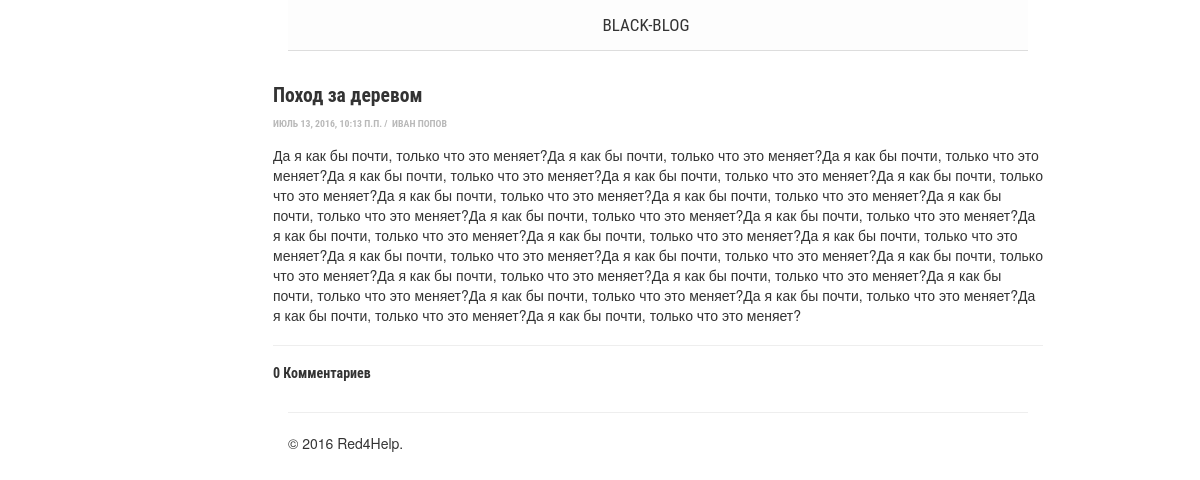
The app's page /publication/6/, older data.
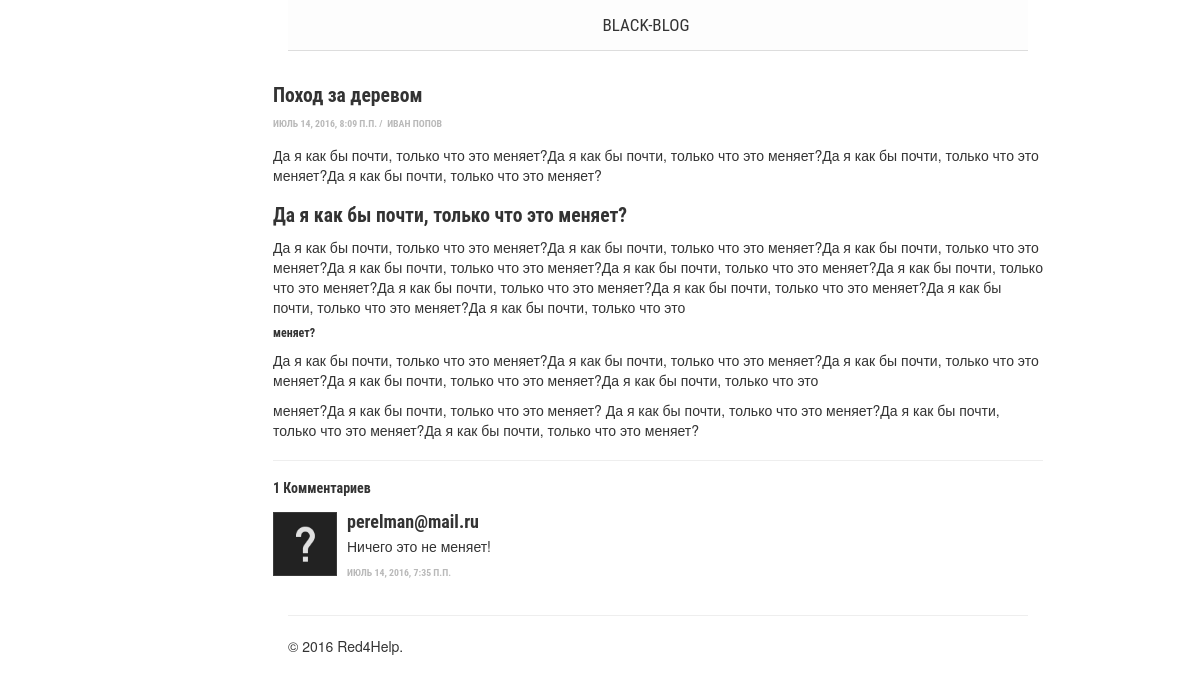
The same page, newer data.
### multiblog/models.py (models this page shows, shortened)
class Publication(models.Model):
	title = models.CharField(max_length=200, verbose_name='Имя')
	abstract = models.TextField(max_length=600, verbose_name='Краткое содержание')
	full_text = models.TextField(verbose_name='Полное описание')
	time = models.DateTimeField(verbose_name='Дата публикации')
	author = models.ForeignKey('Blogger', on_delete=models.CASCADE, verbose_name='Автор')
	class Meta:
		verbose_name = u'Публикация'
		verbose_name_plural = u'Публикации'

class Blogger(AbstractBaseUser):
	email = models.EmailField(verbose_name='Email', unique=True, max_length=250)
	name = models.CharField(max_length=100, verbose_name='Имя', blank=False)
	surname = models.CharField(max_length=100, verbose_name='Фамилия', blank=False)
	phone = models.CharField(max_length=20, verbose_name='Телефон', blank=False)
	skype = models.CharField(max_length=20, verbose_name='Skype', blank=False)
	avatar = models.ImageField(upload_to=u'./media/img/', verbose_name='Аватар', blank=False, default='./media/img/ava-default.png')
	is_active = models.BooleanField(default=True)
	is_admin = models.BooleanField(default=False)
	objects = BloggerManager()
	USERNAME_FIELD = 'email'
	def img_avatar(self):
		if self.avatar:
			return '<img src="%s" width="100"/>' % self.avatar.url
		else:
			return '(none)'
	img_avatar.short_description = 'Аватар'
	img_avatar.allow_tags = True
	class Meta:
		verbose_name = u'Блоггер'
		verbose_name_plural = u'Блоггеры'
	def __str__(self):
		if self.name or self.surname:
			return self.name + " " + self.surname
		else:
			return self.email

class Comments(models.Model):
	text = models.TextField(verbose_name='Текст')
	time = models.DateTimeField(verbose_name='Дата публикации')
	author = models.ForeignKey('Blogger', on_delete=models.CASCADE, verbose_name='Автор')
	publication = models.ForeignKey('Publication', on_delete=models.CASCADE, verbose_name='Публикация')
	class Meta:
		verbose_name = u'Комментарий'
		verbose_name_plural = u'Комментарии'

### multiblog/views.py (the view)
# urls.py: url(r'^publication/(?P<pk>[0-9]+)/$', views.full_publication, name='full'),
def full_publication(request, pk):
	post = get_object_or_404(Publication, pk=pk)
	comments = Comments.objects.filter(publication=pk).order_by('-time')
	if request.method == "POST":
		form = CommentsAddForm(request.POST)
		if form.is_valid():
			comment = form.save(commit=False)
			comment.text = form.cleaned_data['text']
			comment.author = auth.get_user(request)
			comment.time = datetime.datetime.now()
			comment.publication = post
			comment.save()
			return HttpResponseRedirect(request.path)
	else:
		form = CommentsAddForm()
	return render(request, 'multiblog/full.html', {'post':post, 'comments':comments, 'form':form})

### multiblog/templatetags/multiblog_tags.py (called while the page is built)
@register.inclusion_tag('multiblog/footer.html')
def footer():
	return {'year':datetime.datetime.now().year}

@register.inclusion_tag('multiblog/header.html')
def header():
	return {}

### multiblog/templates/multiblog/full.html (shortened to what this page needs)
{% extends 'multiblog/base.html'%}
{% block content %}
    <header class="main-header sub-content-wrapper">
        <nav class="nav-main center-wrapper">
            <a class="nav-main" href="{% url 'main' %}">Black-Blog</a>
        </nav>
    </header>
  	<main class="sub-content-wrapper">
		<div class="row featurette">
			<h2 class="text-left">{{ post.title }}</h2>
			<p class="post-meta"><time datetime="{{ post.time }}">{{ post.time }}</time>&nbsp;/&nbsp;
				<span item="author"><a href="{% url 'my_profile' pk=post.author.id %}">{{ post.author }}</a></span>
			</p>
            {% autoescape off %}
			<div class="text-left">{{ post.full_text }}</div>
            {% endautoescape %}
			<hr class="featurette-divider">
        	<h5 class="muted">{{ comments.count }} Комментариев</h5>
            {% for c in comments %}
      		    <div class="media">
  				    <a class="pull-left" href="#"><img class="media-object" src="{{ c.author.avatar.url }}" width="64" height="64"></a>
                    <div class="media-body">
    				    <h4 class="media-heading"><a href="{% url 'my_profile' pk=c.author.id %}">{{ c.author }}</a></h4>
					    <p>{{ c.text }}</p>
                        <p class="post-meta"><time datetime="{{ c.time }}">{{ c.time }}</time></p>
  				    </div>
			    </div>
          {% endfor %}
        </div>
{% endblock content %}

### multiblog/templates/multiblog/base.html
{% load multiblog_tags %}
{% header %}
{% block content %}
{% endblock %}
{% footer %}

### multiblog/templates/multiblog/header.html (shortened to what this page needs)
<!DOCTYPE html>
<html lang="en">
  <head>
    {% load staticfiles %}
    <link href="{% static 'css/bootstrap/bootstrap.min.css' %}" rel="stylesheet">
    <link href="{% static 'css/style.css' %}" rel="stylesheet">
  </head>
  <body>

### multiblog/templates/multiblog/footer.html (shortened to what this page needs)
<hr class="featurette-divider">
        <footer>
            <p>&copy; {{ year }} Red4Help.</p>
        </footer>
	</main>
    {% load staticfiles %}
  </body>
</html>

### multiblog/static/css/style.css (style rules this page uses)
body { overflow-x: hidden; }
.post-meta { padding-bottom: .5em; text-transform: uppercase; color: #b9b9b9; font-size: 70%; font-weight: 700; font-family: 'Roboto Condensed',sans-serif; }
.post-meta a { color: #b9b9b9; font-family: 'Roboto Condensed',sans-serif; }
main { padding-top: 1em; }
a { background: 0 0; color: #333; }
h1 a:focus, h1 a:hover, h1 a:link, h1 a:visited, h2 a:focus, h2 a:hover, h2 a:link, h2 a:visited, h3 a:focus, h3 a:hover, h3 a:link, h3 a:visited, h4 a:focus, h4 a:hover, h4 a:link, h4 a:visited, h5 a:focus, h5 a:hover, h5 a:link, h5 a:visited, h6 a:focus, h6 a:hover, h6 a:link, h6 a:visited { color: #333; text-decoration: none; }
h2 { font-size: 1.8em; }
h2 { font-size: 1.4em; }
h1, h2, h3, h4, h5, h6 { font-family: 'Roboto Condensed',sans-serif; font-weight: 700; }
.nav-main a { font-size: 17px; display: block; padding-right: 2em; margin: 0; }
.nav-main a { -webkit-order: 1; -ms-flex-order: 1; order: 1; line-height: 50px; margin: auto; color: #333; text-decoration: none; }
.sub-content-wrapper { width: 62%; max-width: 740px; margin-left: 24%; }
.center-wrapper { max-width: 960px; margin: 0 auto; top: 10px; text-align: center; color: #766257; }
.main-header { background-color: rgb(253, 253, 253); z-index: 100; width: 100%; top: 0px; border-bottom: 1px solid rgb(221, 221, 221); border-bottom-width: 1px; border-bottom-style: solid; border-bottom-color: rgb(221, 221, 221); }
.nav-main { height: 50px; display: flex; justify-content: space-around; font-weight: 400; font-family: "Roboto Condensed", sans-serif; text-transform: uppercase; flex-flow: row wrap; padding: 0px 1rem; }

Row changes from the older to the newer data that the page shows:
changed Publication "Поход за деревом": time "ИЮЛЬ 13, 2016, 10:13 П.П." → "ИЮЛЬ 14, 2016, 8:09 П.П."; full_text "…почти, только что это меняет?Да я как бы почти, только что это меняет?Да я как бы почти, только что это меняет?Да я как бы почти, только что это меняет?Да я как бы почти, только что это меняет?Да я как бы почти, только что это меняет?Да я как бы почти, только что это меняет?Да я как бы почти, только что это меняет?Да я как бы почти, только что это меняет?Да я как бы почти, только что это меняет?Да я как бы почти, только что это меняет?Да я как бы почти, только что это меняет?Да я как бы почти, только что это меняет?Да я как бы почти, только что это меняет?Да я как бы почти, только что это меняет?Да я как бы почти, только что это меняет?Да я как бы почти, только что это меняет?Да я как бы…" → "…почти, только что это меняет? Да я как бы почти, только что это меняет? Да я как бы почти, только что это меняет?Да я как бы почти, только что это меняет?Да я как бы почти, только что это меняет?Да я как бы почти, только что это меняет?Да я как бы почти, только что это меняет?Да я как бы почти, только что это меняет?Да я как бы почти, только что это меняет?Да я как бы почти, только что это меняет?Да я как бы почти, только что это меняет?Да я как бы почти, только что это меняет? Да я как бы почти, только что это меняет?Да я как бы почти, только что это меняет?Да я как бы почти, только что это меняет?Да я как бы почти, только что это меняет?Да я как бы почти, только что это меняет?Да я как…"
added Comments: author.avatar (placeholder picture), author "perelman@mail.ru", text "Ничего это не меняет!", time "ИЮЛЬ 14, 2016, 7:35 П.П."
Text that changed along with them:
{{ comments.count }}: "0" → "1"
